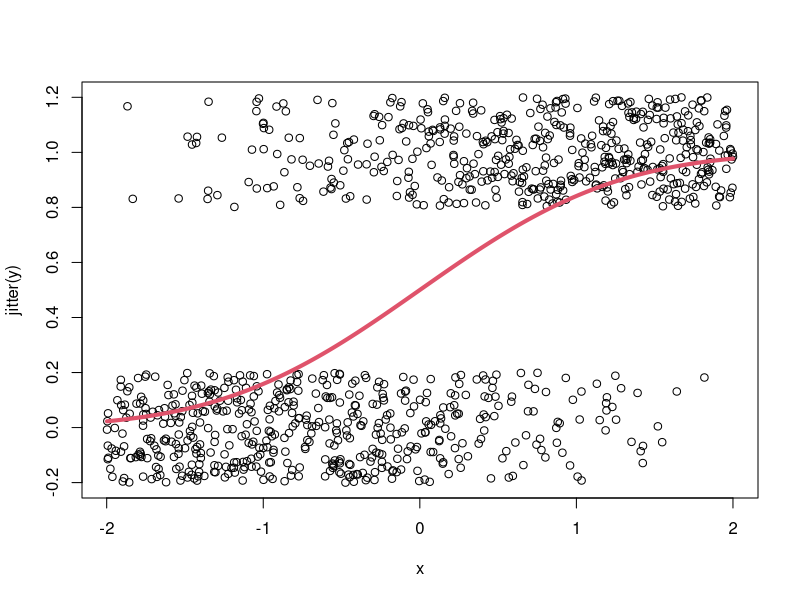
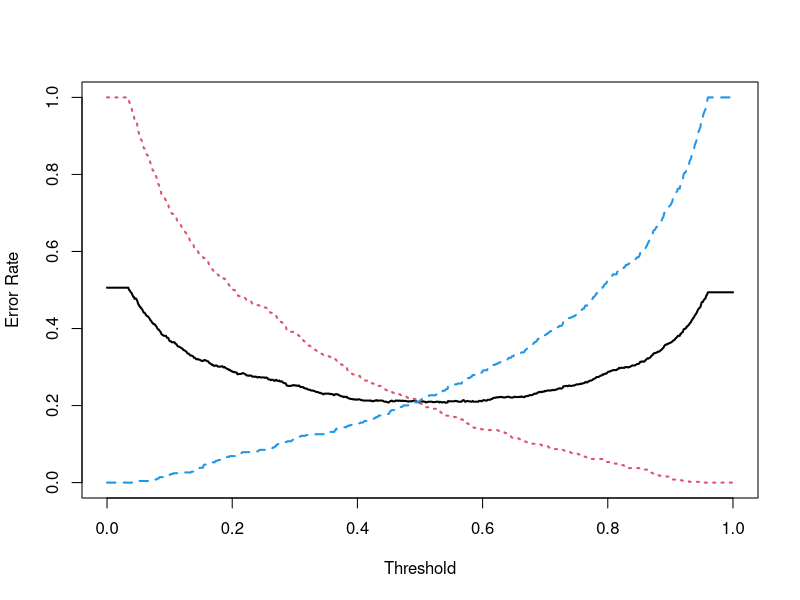
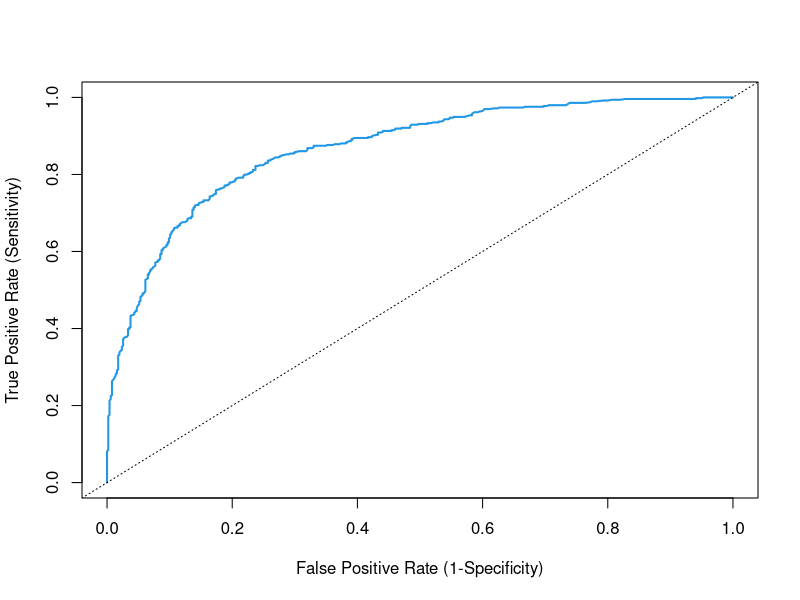

Source code (R) for these figures, in order:
n = 1000
x = runif(n,-2,2)
p = pnorm(x)
y = rbinom(n,1,p)
plot(x,jitter(y))
lines(x[order(x)],p[order(x)],col=2,lwd=4)

model = glm(y~x,family=binomial)


Threshold = seq(0,1,by=0.001)
false.negative.rate <- false.positive.rate <- true.positive.rate <- error.rate <- (0*Threshold-99)

for(i in 1:length(Threshold)){
  y.hat = ifelse(model$fitted.values < Threshold[i],0,1)
  error.rate[i] = mean(y!=y.hat)
  TP = sum(y==1 & y.hat==1)
  TN = sum(y==0 & y.hat==0)
  FP = sum(y==0 & y.hat==1)
  FN = sum(y==1 & y.hat==0)
  false.negative.rate[i] = FN/(FN+TP) # 1-sensitivity
  false.positive.rate[i] = FP/(FP+TN) # 1-specificity
}

## Errors plot from slide
plot(Threshold,error.rate,ylim=c(0,1),ylab='Error Rate',type='l',lwd=2)
lines(Threshold,false.negative.rate,col=4,lty=2,lwd=2)
lines(Threshold,false.positive.rate,col=2,lty=3,lwd=2)

## ROC
plot(false.positive.rate,1 - false.negative.rate
     ,xlab = "False Positive Rate (1-Specificity)",ylab = "True Positive Rate (Sensitivity)"
     ,col=4,type='l',lwd=2
     )
abline(0,1,lty=3)

# Get an AUC
library(pROC)
roc(y,model$fitted.values)


### Out of sample: use predict instead of model$fitted
predict(model,newdata = data.frame(x=1.234),type='response')
